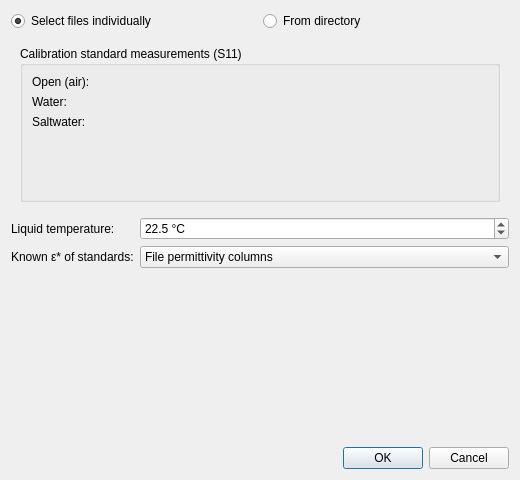
<?xml version="1.0" encoding="UTF-8"?>
<ui version="4.0">
 <class>PermittivityDialog</class>
 <widget class="QDialog" name="PermittivityDialog">
  <property name="geometry">
   <rect>
    <x>0</x>
    <y>0</y>
    <width>520</width>
    <height>480</height>
   </rect>
  </property>
  <property name="windowTitle">
   <string>Permittivity</string>
  </property>
  <layout class="QVBoxLayout" name="verticalLayout">
   <item>
    <layout class="QHBoxLayout" name="modeLayout">
     <item>
      <widget class="QRadioButton" name="individualMode">
       <property name="text">
        <string>Select files individually</string>
       </property>
       <property name="checked">
        <bool>true</bool>
       </property>
      </widget>
     </item>
     <item>
      <widget class="QRadioButton" name="directoryModeButton">
       <property name="toolTip">
        <string>Point at a directory containing the standard measurements for all temperatures. The files matching the configured temperature are selected automatically by filename.</string>
       </property>
       <property name="text">
        <string>From directory</string>
       </property>
      </widget>
     </item>
    </layout>
   </item>
   <item>
    <widget class="QStackedWidget" name="modeStack">
     <widget class="QWidget" name="filesPage">
      <layout class="QVBoxLayout" name="filesPageLayout">
       <item>
        <widget class="QGroupBox" name="standardsBox">
         <property name="title">
          <string>Calibration standard measurements (S11)</string>
         </property>
         <layout class="QFormLayout" name="formLayout">
          <item row="0" column="0">
           <widget class="QLabel" name="airLabel">
            <property name="text">
             <string>Open (air):</string>
            </property>
           </widget>
          </item>
          <item row="0" column="1">
           <widget class="TouchstoneImport" name="airFile" native="true"/>
          </item>
          <item row="1" column="0">
           <widget class="QLabel" name="waterLabel">
            <property name="text">
             <string>Water:</string>
            </property>
           </widget>
          </item>
          <item row="1" column="1">
           <widget class="TouchstoneImport" name="waterFile" native="true"/>
          </item>
          <item row="2" column="0">
           <widget class="QLabel" name="saltwaterLabel">
            <property name="text">
             <string>Saltwater:</string>
            </property>
           </widget>
          </item>
          <item row="2" column="1">
           <widget class="TouchstoneImport" name="saltwaterFile" native="true"/>
          </item>
         </layout>
        </widget>
       </item>
      </layout>
     </widget>
     <widget class="QWidget" name="directoryPage">
      <layout class="QVBoxLayout" name="directoryPageLayout">
       <item>
        <widget class="QGroupBox" name="directoryBox">
         <property name="title">
          <string>Standards directory</string>
         </property>
         <layout class="QVBoxLayout" name="directoryBoxLayout">
          <item>
           <layout class="QHBoxLayout" name="directoryLayout">
            <item>
             <widget class="QLineEdit" name="directory">
              <property name="toolTip">
               <string>Directory (searched including subdirectories) containing the standard measurement files. Filenames must contain "open" (air standard), "water" and "salt(water)", with a temperature suffix like "-22p5c" (= 22.5 °C) for the temperature-dependent liquids.</string>
              </property>
             </widget>
            </item>
            <item>
             <widget class="QPushButton" name="browseDirectory">
              <property name="maximumSize">
               <size>
                <width>30</width>
                <height>16777215</height>
               </size>
              </property>
              <property name="text">
               <string>...</string>
              </property>
             </widget>
            </item>
           </layout>
          </item>
          <item>
           <widget class="QLabel" name="resolvedPreview">
            <property name="text">
             <string/>
            </property>
            <property name="wordWrap">
             <bool>true</bool>
            </property>
           </widget>
          </item>
          <item>
           <spacer name="directorySpacer">
            <property name="orientation">
             <enum>Qt::Vertical</enum>
            </property>
            <property name="sizeHint" stdset="0">
             <size>
              <width>20</width>
              <height>10</height>
             </size>
            </property>
           </spacer>
          </item>
         </layout>
        </widget>
       </item>
      </layout>
     </widget>
    </widget>
   </item>
   <item>
    <layout class="QFormLayout" name="settingsLayout">
     <item row="0" column="0">
      <widget class="QLabel" name="temperatureLabel">
       <property name="text">
        <string>Liquid temperature:</string>
       </property>
      </widget>
     </item>
     <item row="0" column="1">
      <widget class="QDoubleSpinBox" name="temperature">
       <property name="toolTip">
        <string>Temperature of the standard liquids during their measurement. Used to evaluate the temperature-dependent reference models of water and saltwater, and to select the matching files in directory mode.</string>
       </property>
       <property name="suffix">
        <string> °C</string>
       </property>
       <property name="decimals">
        <number>1</number>
       </property>
       <property name="minimum">
        <double>0.000000000000000</double>
       </property>
       <property name="maximum">
        <double>50.000000000000000</double>
       </property>
       <property name="singleStep">
        <double>0.500000000000000</double>
       </property>
       <property name="value">
        <double>22.500000000000000</double>
       </property>
      </widget>
     </item>
     <item row="1" column="0">
      <widget class="QLabel" name="epsSourceLabel">
       <property name="text">
        <string>Known ε* of standards:</string>
       </property>
      </widget>
     </item>
     <item row="1" column="1">
      <widget class="QComboBox" name="epsSource">
       <property name="toolTip">
        <string>Where the known permittivity of the calibration standards comes from: the permittivity columns of the standard files themselves (custom file format), or built-in reference models (air = 1, water: Debye, saltwater 0.9% NaCl: Cole-Cole) evaluated at the configured temperature.</string>
       </property>
       <item>
        <property name="text">
         <string>File permittivity columns</string>
        </property>
       </item>
       <item>
        <property name="text">
         <string>Reference models (Debye / Cole-Cole)</string>
        </property>
       </item>
      </widget>
     </item>
    </layout>
   </item>
   <item>
    <spacer name="verticalSpacer">
     <property name="orientation">
      <enum>Qt::Vertical</enum>
     </property>
     <property name="sizeHint" stdset="0">
      <size>
       <width>20</width>
       <height>10</height>
      </size>
     </property>
    </spacer>
   </item>
   <item>
    <widget class="QDialogButtonBox" name="buttonBox">
     <property name="orientation">
      <enum>Qt::Horizontal</enum>
     </property>
     <property name="standardButtons">
      <set>QDialogButtonBox::Cancel|QDialogButtonBox::Ok</set>
     </property>
    </widget>
   </item>
  </layout>
 </widget>
 <customwidgets>
  <customwidget>
   <class>TouchstoneImport</class>
   <extends>QWidget</extends>
   <header>CustomWidgets/touchstoneimport.h</header>
   <container>1</container>
  </customwidget>
 </customwidgets>
 <resources/>
 <connections>
  <connection>
   <sender>buttonBox</sender>
   <signal>accepted()</signal>
   <receiver>PermittivityDialog</receiver>
   <slot>accept()</slot>
  </connection>
  <connection>
   <sender>buttonBox</sender>
   <signal>rejected()</signal>
   <receiver>PermittivityDialog</receiver>
   <slot>reject()</slot>
  </connection>
 </connections>
</ui>
